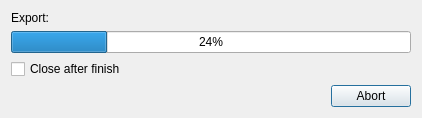
<?xml version="1.0" encoding="UTF-8"?>
<ui version="4.0">
 <class>ExportDlg</class>
 <widget class="QDialog" name="ExportDlg">
  <property name="windowModality">
   <enum>Qt::WindowModality::WindowModal</enum>
  </property>
  <property name="geometry">
   <rect>
    <x>0</x>
    <y>0</y>
    <width>601</width>
    <height>134</height>
   </rect>
  </property>
  <property name="windowTitle">
   <string>Export dialog</string>
  </property>
  <property name="modal">
   <bool>true</bool>
  </property>
  <layout class="QVBoxLayout" name="verticalLayout">
   <property name="sizeConstraint">
    <enum>QLayout::SizeConstraint::SetFixedSize</enum>
   </property>
   <item>
    <layout class="QHBoxLayout" name="horizontalLayout" stretch="0,10">
     <item>
      <widget class="QLabel" name="label">
       <property name="text">
        <string>Export:</string>
       </property>
      </widget>
     </item>
     <item>
      <widget class="QLabel" name="Exporting">
       <property name="text">
        <string/>
       </property>
      </widget>
     </item>
    </layout>
   </item>
   <item>
    <widget class="QProgressBar" name="progressBar">
     <property name="minimumSize">
      <size>
       <width>400</width>
       <height>0</height>
      </size>
     </property>
     <property name="value">
      <number>24</number>
     </property>
    </widget>
   </item>
   <item>
    <widget class="QCheckBox" name="CloseAfter">
     <property name="text">
      <string>Close after finish</string>
     </property>
    </widget>
   </item>
   <item>
    <layout class="QHBoxLayout" name="horizontalLayout_2">
     <item>
      <spacer name="horizontalSpacer">
       <property name="orientation">
        <enum>Qt::Orientation::Horizontal</enum>
       </property>
       <property name="sizeHint" stdset="0">
        <size>
         <width>40</width>
         <height>20</height>
        </size>
       </property>
      </spacer>
     </item>
     <item>
      <widget class="QPushButton" name="AbortButton">
       <property name="text">
        <string>Abort</string>
       </property>
      </widget>
     </item>
    </layout>
   </item>
  </layout>
 </widget>
 <resources/>
 <connections/>
</ui>
